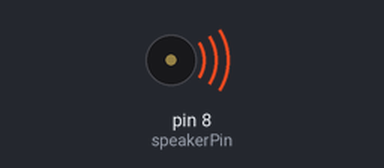
Recording of a sketch running on a simulated Arduino Uno, built with avr-gcc and run on an emulated ATmega328P. On the bench: buzzer (waves = sounding).

Above: at 0.1 s.
At 6.1 s:
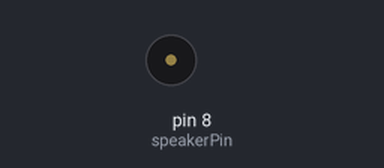
Timing chart, 0 to 7.6 s (numbered marks = the images above):
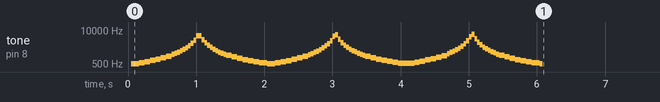

Measured:
- by itself, tone on pin 8 (speakerPin): plays 506 Hz for 0.12 s, 568 Hz for 0.08 s, 620 Hz for 0.08 s, 683 Hz for 0.08 s, 759 Hz for 0.08 s, 857 Hz for 0.08 s … (101 notes in this stretch)

The sketch:

NotBoringBeep.ino
```cpp
int speakerPin = 8;

int length = 10000;
const int maxL = 1000;
const int minL = 60;
int L;

void setup() {
  pinMode(speakerPin, OUTPUT);
}


void playTone(int tone, int duration) {
  for (long i = 0; i < duration; i += tone * 2) {
    digitalWrite(speakerPin, HIGH);
    delayMicroseconds(tone);
    digitalWrite(speakerPin, LOW);
    delayMicroseconds(tone);
  }
}

int i = 0;
void loop() {
  if(i >= 3) return;
  L=maxL;
  while(L>minL){
      playTone(L, length);
      L-=10;
  }
  L = minL;
  while(L<maxL){
      playTone(L, length);
      L+=10;
  }
  i++;
}
```
